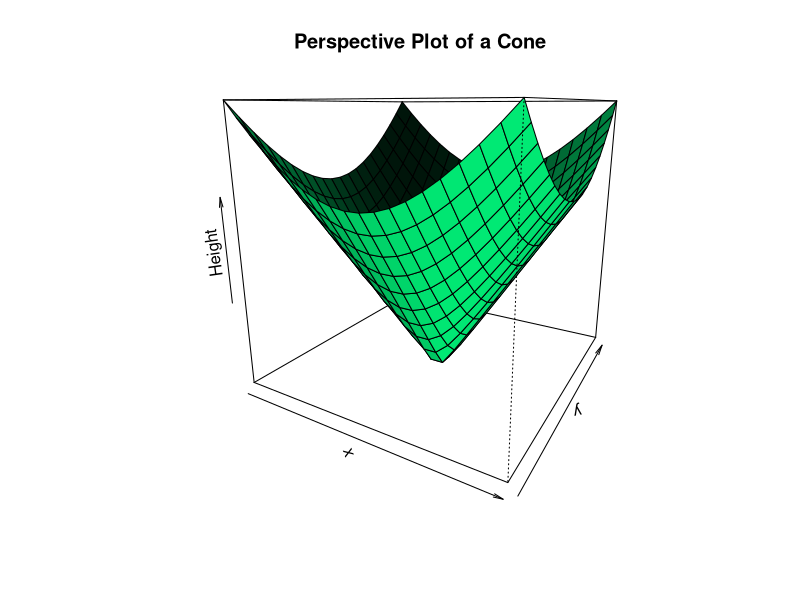

Generate this figure with R:
# Function
add.function <- function(x, y) {
  x + y
}

# For loop
for.function <- function(a) {
  for(i in 1:a) {
    x <- 5
    if(x >= i){
      print("Less than 5")
    } else {
      print("Greater than 5")
    }
  }
}

# While Loop
while.function <- function(a) {
  x <- 5
  while (a <= x)
  {
    print("Requirements not meet yet")
    a <- a+1
  }
  
  print("Requirements meet")
}

# Calculating cone
cone <- function(x, y){
  sqrt(x^2+y^2)
}

print(add.function(5,2))
for.function(10)
while.function(3)

# Graphing a cone
x <- y <- seq(-1, 1, length= 20)
z <- outer(x, y, cone)

# Creating the cone
persp(x, y, z,
      main="Perspective Plot of a Cone",
      zlab = "Height",
      theta = 30, phi = 15,
      col = "springgreen", shade = 0.
)

